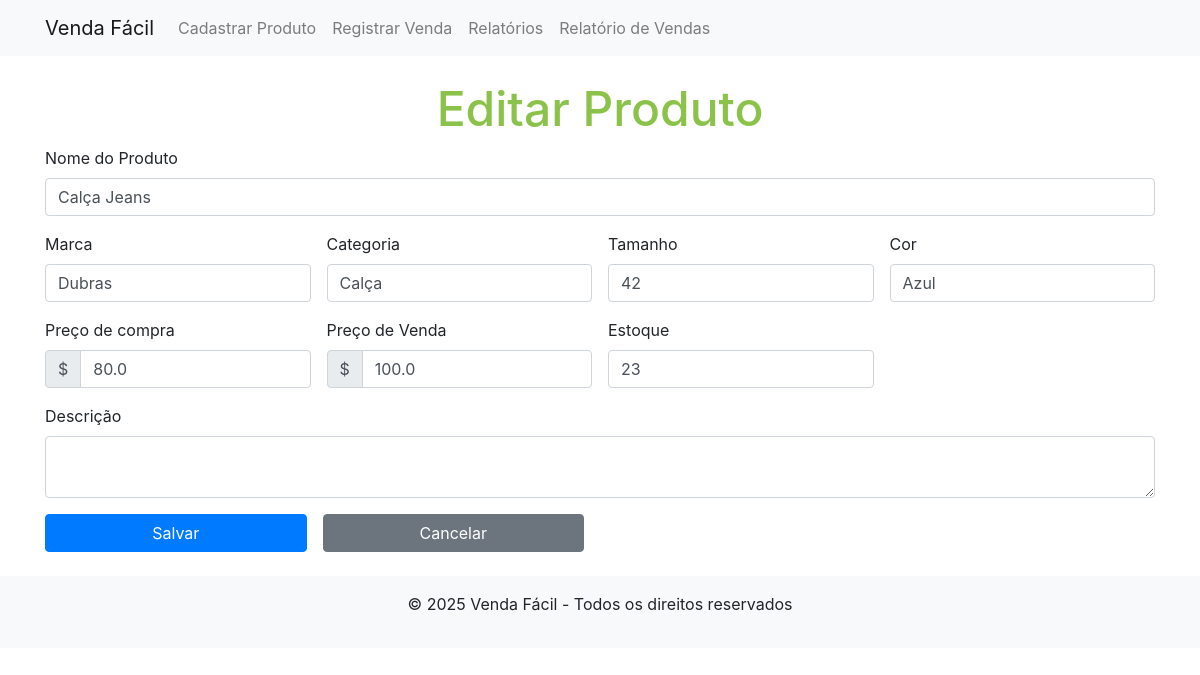
The page /products/product/2/edit on the database its author committed.
### app/models/product.py (models this page shows)
class Product(db.Model):
    id = db.Column(db.Integer, primary_key=True)
    name = db.Column(db.String(100), nullable=False)
    size = db.Column(db.String(100), nullable=False)
    color = db.Column(db.String(100), nullable=False)
    brand = db.Column(db.String(100), nullable=False)
    category = db.Column(db.String(100), nullable=False)
    description = db.Column(db.String(200))
    cost = db.Column(db.Float, nullable=False, default=0.0)
    price = db.Column(db.Float, nullable=False, default=0.0)
    stock = db.Column(db.Integer, nullable=False, default=0)
    created_at = db.Column(db.DateTime, default=datetime.datetime.now(pytz.timezone('America/Sao_Paulo')))

### app/routes/product_routes.py (the view, shortened to what this page needs)
@product_routes.route("/product/<int:product_id>/edit", methods=["GET", "POST"])
def edit_product(product_id):
    product = Product.query.get_or_404(product_id)
    return render_template(
        "product_form.html", action="Editar Produto", product=product
    )

### app/templates/product_form.html (shortened to what this page needs)
{% extends "base.html" %}
{% block content %}
<h1>{{ action }}</h1>
<form method="POST">
  <div class="mb-3">
    <label for="name" class="form-label">Nome do Produto</label>
    <input
      type="text"
      name="name"
      id="name"
      class="form-control"
      value="{{ product.name if product else '' }}"
      required
    />
  </div>
  <div class="d-flex flex-row gap-3 mb-3">
    <div class="mr-3 w-25">
      <label for="brand" class="form-label">Marca</label>
      <input
        type="text"
        name="brand"
        id="brand"
        class="form-control"
        value="{{ product.brand if product else '' }}"
        required
      />
    </div>
    <div class="mr-3 w-25">
      <label for="category" class="form-label">Categoria</label>
      <input
        type="text"
        name="category"
        id="category"
        class="form-control"
        value="{{ product.category if product else '' }}"
        required
      />
    </div>
    <div class="mr-3 w-25">
      <label for="size" class="form-label">Tamanho</label>
      <input
        type="text"
        name="size"
        id="size"
        class="form-control"
        value="{{ product.size if product else '' }}"
        required
      />
    </div>
    <div class="w-25">
      <label for="color" class="form-label">Cor</label>
      <input
        type="text"
        name="color"
        id="color"
        class="form-control"
        value="{{ product.color if product else '' }}"
        required
      />
    </div>
  </div>
  <div class="d-flex flex-row gap-3 mb-3 w-100">
    <div class="mr-3 w-25">
      <label for="cost" class="form-label">Preço de compra</label>
      <div class="input-group">
        <div class="input-group-prepend">
          <span class="input-group-text">$</span>
        </div>
        <input
          type="number"
          step="0.01"
          name="cost"
          id="cost"
          class="form-control"
          value="{{ product.cost if product else '' }}"
          required
        />
      </div>
    </div>
    <div class="mr-3 w-25">
      <label for="price" class="form-label">Preço de Venda</label>
      <div class="input-group">
        <div class="input-group-prepend">
          <span class="input-group-text">$</span>
        </div>
        <input
          type="number"
          step="0.01"
          name="price"
          id="price"
          class="form-control"
          value="{{ product.price if product else '' }}"
          required
        />
      </div>
    </div>
    <div class="mr-3 w-25">
      <label for="stock" class="form-label">Estoque</label>
      <input
        type="number"
        name="stock"
        id="stock"
        class="form-control"
        value="{{ product.stock if product else '' }}"
        required
      />
    </div>
    <div class="w-25"></div>
  </div>
  <div class="mb-3">
    <label for="description" class="form-label">Descrição</label>
    <textarea name="description" id="description" class="form-control">{{ product.description if product else '' }}</textarea>
  </div>
  <div class="d-flex flex-row w-50">
    <button type="submit" class="btn btn-primary mr-3 w-50">Salvar</button>
    <a
      href="{{ url_for('main_routes.index') }}"
      class="btn btn-secondary mr-3 w-50"
    >
      Cancelar
    </a>
  </div>
</form>
{% endblock %}

### app/static/css/styles.css (style rules this page uses)
h1 { font-size: 48px; text-align: center; color: #8bc34a; }

### rows shown on the page
Product: name "Calça Jeans", brand "Dubras", category "Calça", size "42", color "Azul", cost "80.0", price "100.0", stock "23"

### other values the page prints
{{ action }} "Editar Produto"
